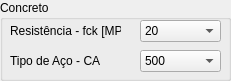
     <widget class="QGroupBox" name="groupBox_2">
      <property name="geometry">
       <rect>
        <x>10</x>
        <y>30</y>
        <width>231</width>
        <height>81</height>
       </rect>
      </property>
      <property name="title">
       <string>Concreto</string>
      </property>
      <widget class="QLabel" name="label_3">
       <property name="geometry">
        <rect>
         <x>10</x>
         <y>20</y>
         <width>111</width>
         <height>21</height>
        </rect>
       </property>
       <property name="text">
        <string>Resistência - fck [MPa]</string>
       </property>
      </widget>
      <widget class="QComboBox" name="comboBox_3">
       <property name="geometry">
        <rect>
         <x>140</x>
         <y>20</y>
         <width>81</width>
         <height>22</height>
        </rect>
       </property>
       <item>
        <property name="text">
         <string>20</string>
        </property>
       </item>
       <item>
        <property name="text">
         <string>25</string>
        </property>
       </item>
       <item>
        <property name="text">
         <string>30</string>
        </property>
       </item>
       <item>
        <property name="text">
         <string>35</string>
        </property>
       </item>
       <item>
        <property name="text">
         <string>40</string>
        </property>
       </item>
       <item>
        <property name="text">
         <string>45</string>
        </property>
       </item>
       <item>
        <property name="text">
         <string>50</string>
        </property>
       </item>
      </widget>
      <widget class="QComboBox" name="comboBox_4">
       <property name="geometry">
        <rect>
         <x>140</x>
         <y>50</y>
         <width>81</width>
         <height>22</height>
        </rect>
       </property>
       <item>
        <property name="text">
         <string>500</string>
        </property>
       </item>
      </widget>
      <widget class="QLabel" name="label_4">
       <property name="geometry">
        <rect>
         <x>10</x>
         <y>50</y>
         <width>111</width>
         <height>21</height>
        </rect>
       </property>
       <property name="text">
        <string>Tipo de Aço - CA</string>
       </property>
      </widget>
     </widget>
